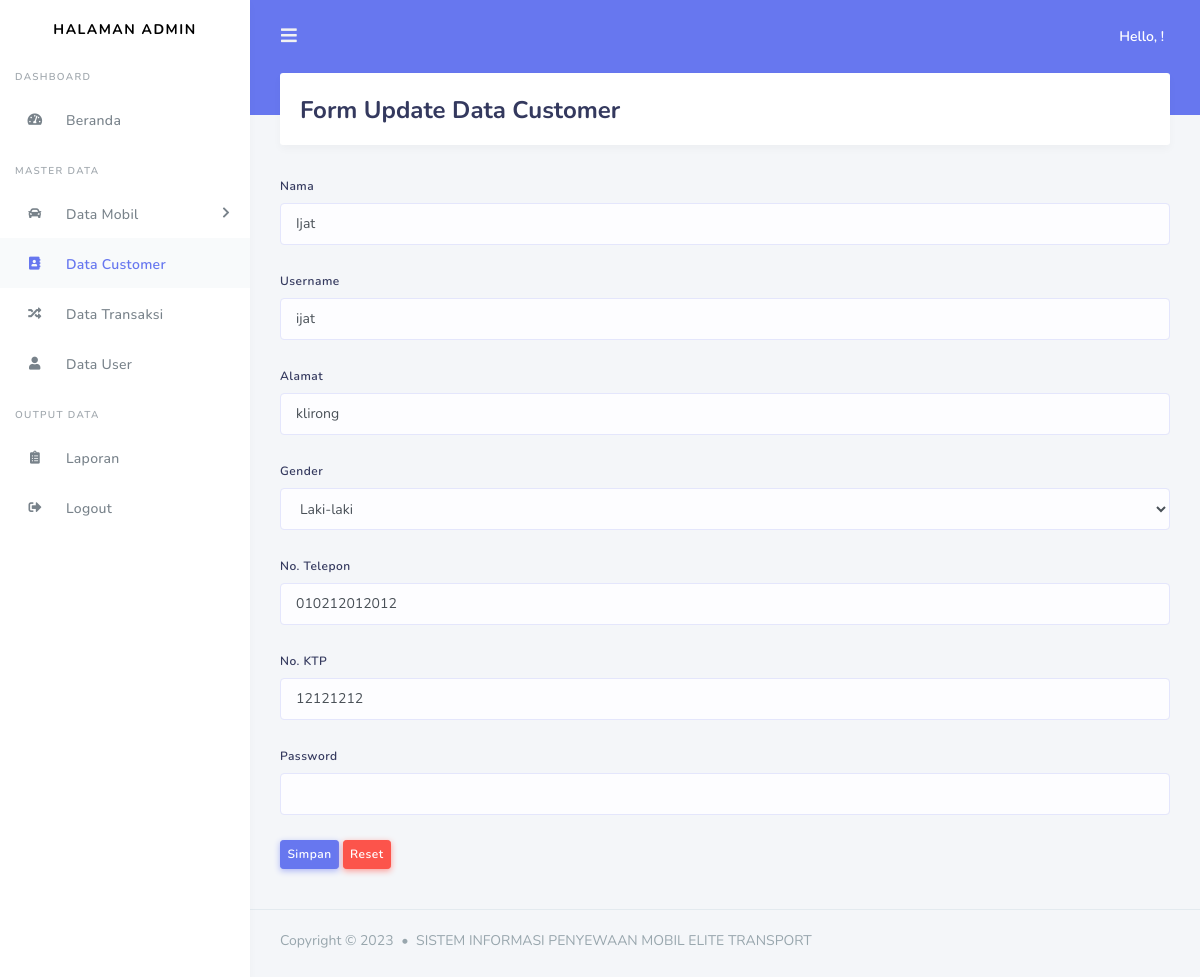
The app's page /admin/data_customer/update_customer/26 with its own data.
### tables this page shows
CREATE TABLE `customer` (
  `id_customer` int NOT NULL,
  `nama` varchar(120) NOT NULL,
  `username` varchar(120) NOT NULL,
  `alamat` varchar(120) NOT NULL,
  `gender` varchar(20) NOT NULL,
  `no_telp` varchar(20) NOT NULL,
  `no_ktp` varchar(50) NOT NULL,
  `password` varchar(120) NOT NULL
);

### application/controllers/admin/Data_customer.php (called while the page is built, shortened)
<?php
	class Data_customer extends CI_Controller{
		public function update_customer($id){
			$data['customer'] = $this->db->query("SELECT * FROM customer WHERE id_customer = '$id'")->result();
			$this->load->view('templates_admin/header');
			$this->load->view('templates_admin/sidebar');
			$this->load->view('admin/form_update_customer',$data);
			$this->load->view('templates_admin/footer');
		}
	}
 ?>

### index.php (called while the page is built, shortened)
<?php
require_once BASEPATH.'core/CodeIgniter.php';

### application/views/admin/form_update_customer.php (the view, shortened to what this page needs)
<div class="main-content">
    <section class="section">
        <div class="section-header">
            <h1>Form Update Data Customer</h1>
        </div>
    </section>
    <?php foreach ($customer as $cs) : ?>
    <form method="POST" action="<?php echo base_url('admin/data_customer/update_customer_aksi') ?>">
    	<div class="form-group">
    		<label>Nama</label>
    		<input type="text" name="nama" class="form-control" value="<?php echo $cs->nama ?>">
    	</div>
    	<div class="form-group">
    		<label>Username</label>
    		<input type="text" name="username" class="form-control" value="<?php echo $cs->username ?>">
    	</div>
    	<div class="form-group">
    		<label>Alamat</label>
    		<input type="text" name="alamat" class="form-control" value="<?php echo $cs->alamat ?>">
    	</div>
    	<div class="form-group">
    		<label>Gender</label>
    		<select class="form-control" name="gender">
    			<option value="<?php echo $cs->gender ?>"><?php echo $cs->gender ?></option>
    		</select>
    	</div>
    	<div class="form-group">
    		<label>No. Telepon</label>
    		<input type="text" name="no_telepon" class="form-control" value="<?php echo $cs->no_telp ?>">
    	</div>
    	<div class="form-group">
    		<label>No. KTP</label>
    		<input type="text" name="no_ktp" class="form-control"  value="<?php echo $cs->no_ktp ?>">
    	</div>
    	<div class="form-group">
    		<label>Password</label>
    		<input type="password" name="password" class="form-control">
    	</div>
    	<button type="submit" class="btn btn-sm btn-primary">Simpan</button>
    	<button type="reset" class="btn btn-sm btn-danger">Reset</button>
    </form>
<?php endforeach; ?>
</div>

### records on screen
customer: nama "Ijat", username "ijat", alamat "klirong", gender "Laki-laki", no_telepon "010212012012", no_ktp "12121212"
